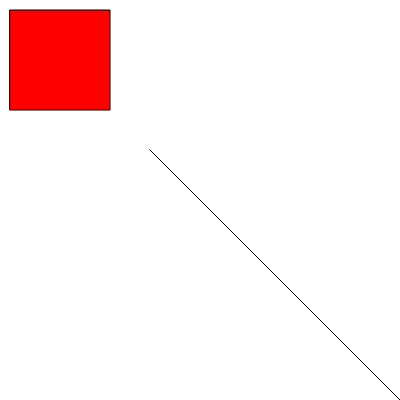
Frame 1 (no input)
Frame 60 (no input): identical to frame 1, image omitted
Frame 120 (the mouse pressed at the canvas centre since frame 60): identical to frame 1, image omitted

The p5.js sketch that drew this single still picture (run headless with seeded random() and noise() and a simulated clock; from frame 60 on, the mouse is pressed at the canvas centre):

// p5.js sketch
// ── sketch.js
// do not remove, allowes autocomplete
/// <reference path="./../p5.global-mode.d.ts" />

function setup() {
  
  createCanvas(400, 400);
  
  fill("red");

  rect(10, 10, 100, 100);
  
  fill("pink");

  triangle(150, 150, 300, 300, 450, 450);
}

function draw() {
  // put drawing code here
}
